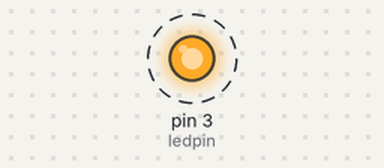
The sketch below on a simulated Arduino Uno, built with avr-gcc and run on an emulated ATmega328P. Shown: output pins drawn as LEDs (lit = HIGH). Dashed ring = blinking.

Above: at 0.2 s.
Timing chart, 0 to 3.0 s (numbered marks = the images above):
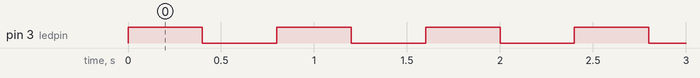

Measured:
- by itself, pin 3 (ledpin): alternates HIGH for 0.40 s and LOW for 0.40 s

The sketch:

blink.ino
```cpp
int ledpin = 3;
int delay_msecs = 400;

// the setup function runs once when you press reset or power the board
void setup() {
  // initialize digital pin LED_BUILTIN as an output.
  pinMode(ledpin, OUTPUT);
}

// the loop function runs over and over again forever
void loop() {
  digitalWrite(ledpin, HIGH);   // turn the LED on (HIGH is the voltage level)
  delay(delay_msecs);                       // wait for a second
  digitalWrite(ledpin, LOW);    // turn the LED off by making the voltage LOW
  delay(delay_msecs);                       // wait for a second
}
```
